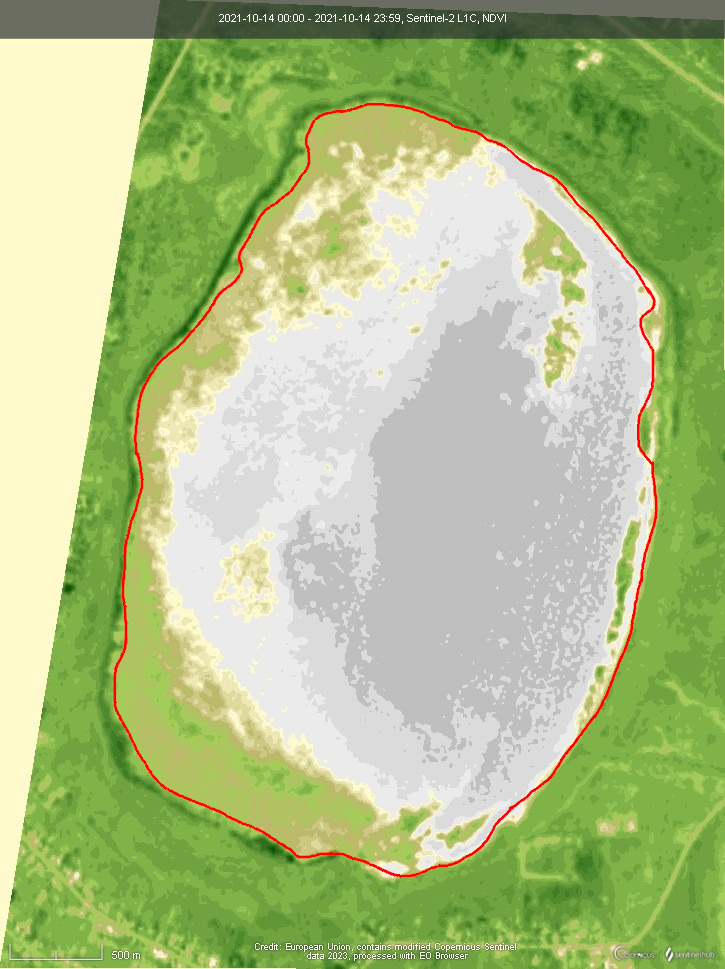
#> input picture images/b.png, 725 x 969 px, found by its file name
$ python core.py
#> lines starting #> are read from the running program, lines starting #| are printed output that depends on the picture; after the words box and inside, x2 and y2 are one past the last pixel; in counts of white or black regions, pixels touching at a corner belong together; long printed decimals are rounded
from collections import Counter
import cv2 as cv
import numpy as np

from .colors import color_ranges


BGR = np.array([191, 191, 191])
upper = BGR + 10
lower = BGR - 10


def read_image(path):
    return cv.imread(path)


def find_mask(image):
    return cv.inRange(image, lower, upper)


def find_contours(image):
    (cnts, hierarchy) = cv.findContours(
        image.copy(), cv.RETR_EXTERNAL, cv.CHAIN_APPROX_SIMPLE)

    print("Found %d black shapes" % (len(cnts)))
    return cnts


def show_contours(contours, image):
    cv.drawContours(image, contours, -1, (0, 0, 255), 2)

    cv.imshow("contours", image)


def get_main_contour(contours):
    sorted_contours = sorted(contours, key=len, reverse=True)
    return sorted_contours[0]


def find_red_contour(image):
    hsv = cv.cvtColor(image, cv.COLOR_BGR2HSV)
    lower_red = np.array([0, 50, 50])
    upper_red = np.array([10, 255, 255])
    contour_mask = cv.inRange(hsv, lower_red, upper_red)
    contours, _ = cv.findContours(
        contour_mask, cv.RETR_TREE, cv.CHAIN_APPROX_NONE)
    return contours


def find_mask_inside_contour(image, contour):
    mask = np.zeros(image.shape[:2], dtype=np.uint8)
    cv.drawContours(mask, [contour[0]], 0, (255), -1)
    return mask


def find_pixel_ranges(image):
    image = read_image(image)
#> in read_image, returned value is the input picture: shape (969, 725, 3); mean B, G, R 134.8, 191.7, 173.1
    contour = find_red_contour(image)
#> in find_red_contour, `hsv = cv.cvtColor(image, cv.COLOR_BGR2HSV)`: hsv: shape (969, 725, 3); mean H, S, V 30.4, 85.5, 194.5
#> in find_red_contour, `contour_mask = cv.inRange(hsv, lower_red, upper_red)`:
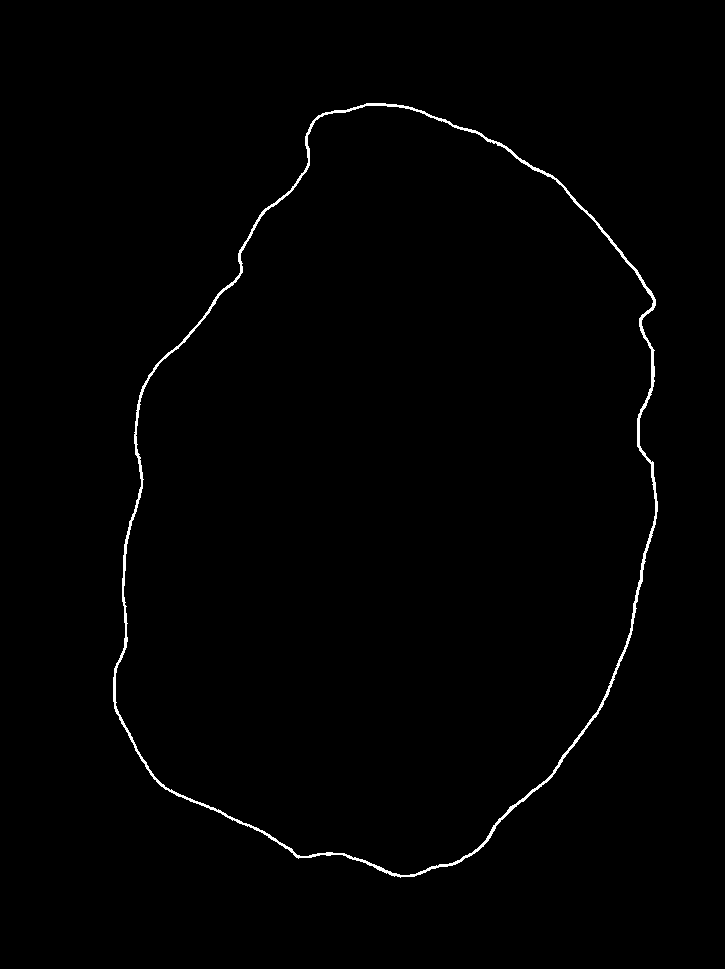
#> contour_mask: shape (969, 725); 0.85% white in thin lines or dots, all inside (x1, y1, x2, y2) = (113, 103, 658, 878)
#> in find_red_contour, `contours, _ = cv.findContours( contour_mask, cv.RETR_TREE, cv.CHAIN_AP..`: contours = 2 contours; box (x1, y1, x2, y2) and area: (113, 103, 658, 878) 316002, (115, 105, 656, 876) 311928
#> contour has the same summary as contours in find_red_contour
    mask = find_mask_inside_contour(image, contour)
#> in find_mask_inside_contour, `cv.drawContours(mask, [contour[0]], 0, (255), -1)`:
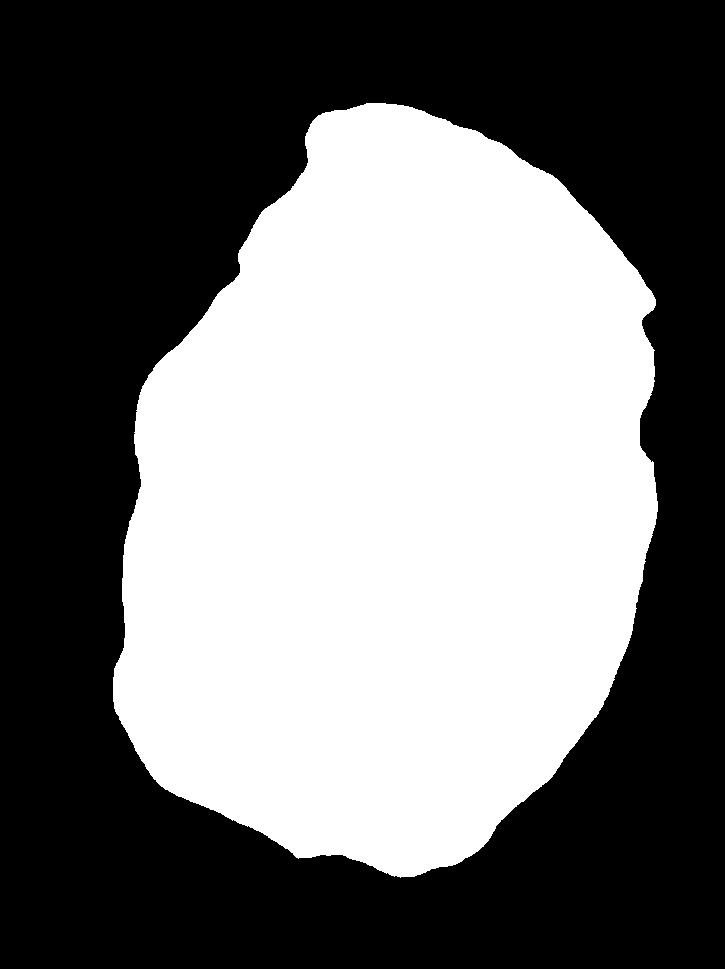
#> mask: shape (969, 725); 45.1% white; 1 white region, box (x1, y1, x2, y2) and area: (113, 103, 658, 878) 316970
    masked_pixels = image[mask == 255]
    arr = np.array(masked_pixels)
    test = np.array([x for x in color_ranges.keys()])
    matches = np.any(np.all(arr[:, np.newaxis, :] == test, axis=2), axis=1)
    matching_indices = np.where(matches)[0]
    colors = arr[matching_indices]
    ranges = [color_ranges[tuple(color)] for color in colors]
#> ranges = 106053 items
    ranges_repeat = Counter(ranges)
#> ranges_repeat = {(-0.1, 0): 19825, (-0.2, -0.1): 27934, (0, 0.025): 34, (-0.5, -0.2): 58225, (0.175, 0.2): 35}
    return ranges_repeat


def boloto_percentage(ranges: dict[tuple, int], lower_bound: float = 0.1) -> float:
    total = sum(ranges.values())
    percents_of_shit = {key: value / total for key, value in ranges.items()}
    res = 0
    for [range, percent] in percents_of_shit.items():
        if range[0] >= lower_bound:
            res += percent
    return res


if __name__ == "__main__":
    aoao = find_pixel_ranges('./images/b.png')
#> aoao has the same summary as ranges_repeat in find_pixel_ranges
    print(boloto_percentage(aoao))
#> in boloto_percentage, `total = sum(ranges.values())`: total = 106053
#> in boloto_percentage, `percents_of_shit = {key: value / total for key, value in ranges.items()}`: percents_of_shit = {(-0.1, 0): 0.187, (-0.2, -0.1): 0.263, (0, 0.025): 0.000321, (-0.5, -0.2): 0.549, (0.175, 0.2): 0.00033}
#> the loop in boloto_percentage, `for [range, percent] in percents_of_shit.items():` made 5 passes
#> (range, percent, res) on pass 5: ((0.175, 0.2), 0.00033, 0.00033)
#> (range, percent) on passes 1 to 4: ((-0.1, 0), 0.187), ((-0.2, -0.1), 0.263), ((0, 0.025), 0.000321), ((-0.5, -0.2), 0.549)
#> after the loop in boloto_percentage, `for [range, percent] in percents_of_shit.items():`: res = 0.00033
#| 0.00033

$ run again, with images/SunukulApril.png copied over images/b.png
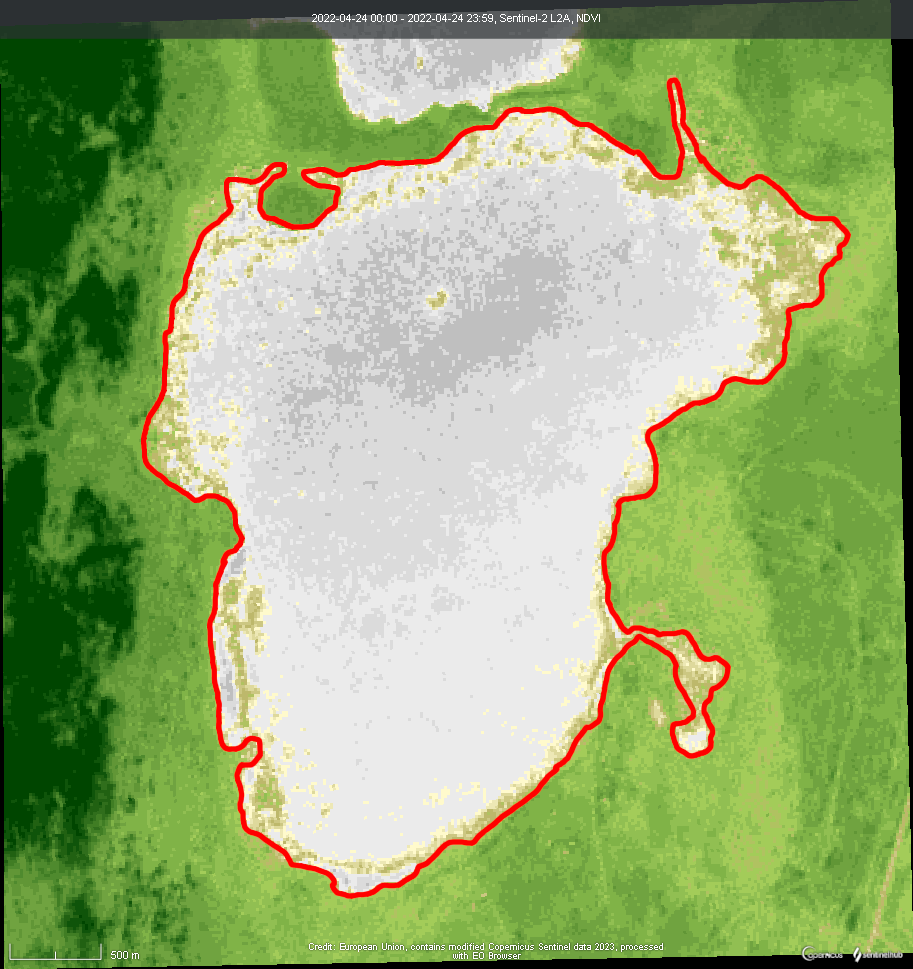
#> input picture images/SunukulApril.png, 913 x 969 px, found by its file name
#> in read_image, returned value is the input picture: shape (969, 913, 3); mean B, G, R 114.4, 171.9, 149
#> hsv: shape (969, 913, 3); mean H, S, V 30.1, 103.4, 177.6
#> in find_red_contour, `contour_mask = cv.inRange(hsv, lower_red, upper_red)`:
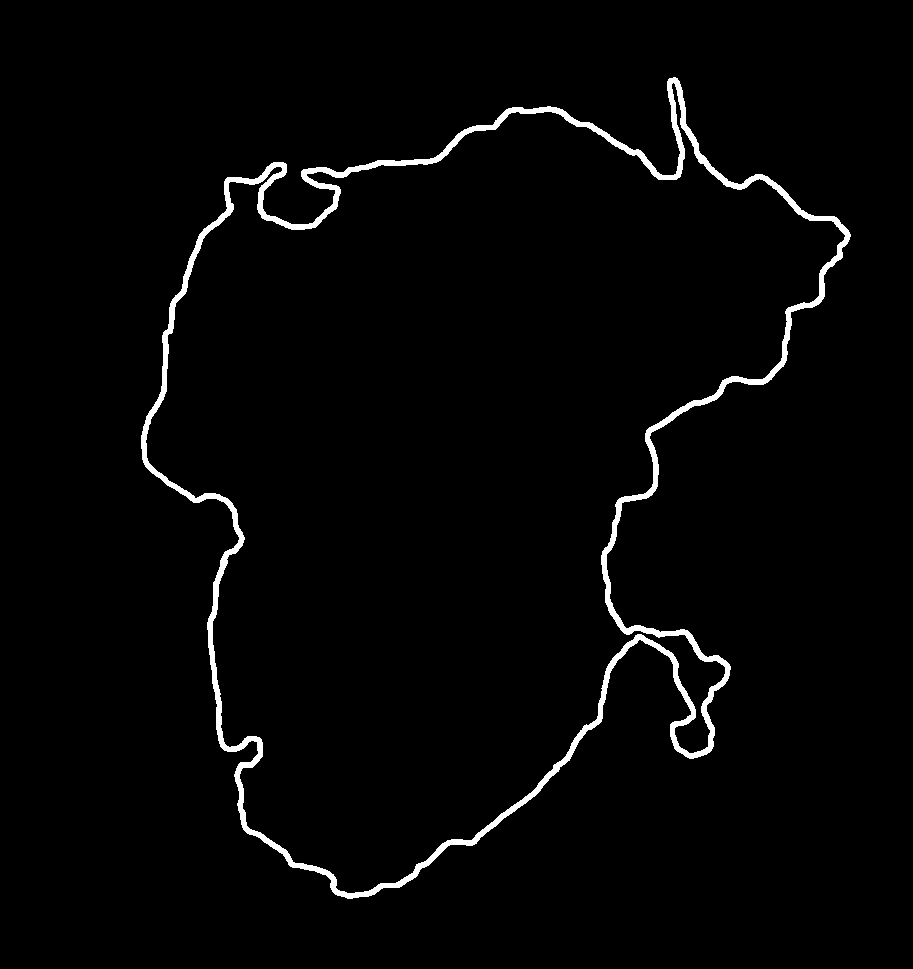
#> contour_mask: shape (969, 913); 2.2% white; 1 white region
#> contours = 2 contours; box (x1, y1, x2, y2) and area: (141, 77, 851, 899) 336695, (145, 82, 846, 894) 320431
#> contour has the same summary as contours in find_red_contour
#> in find_mask_inside_contour, `cv.drawContours(mask, [contour[0]], 0, (255), -1)`:
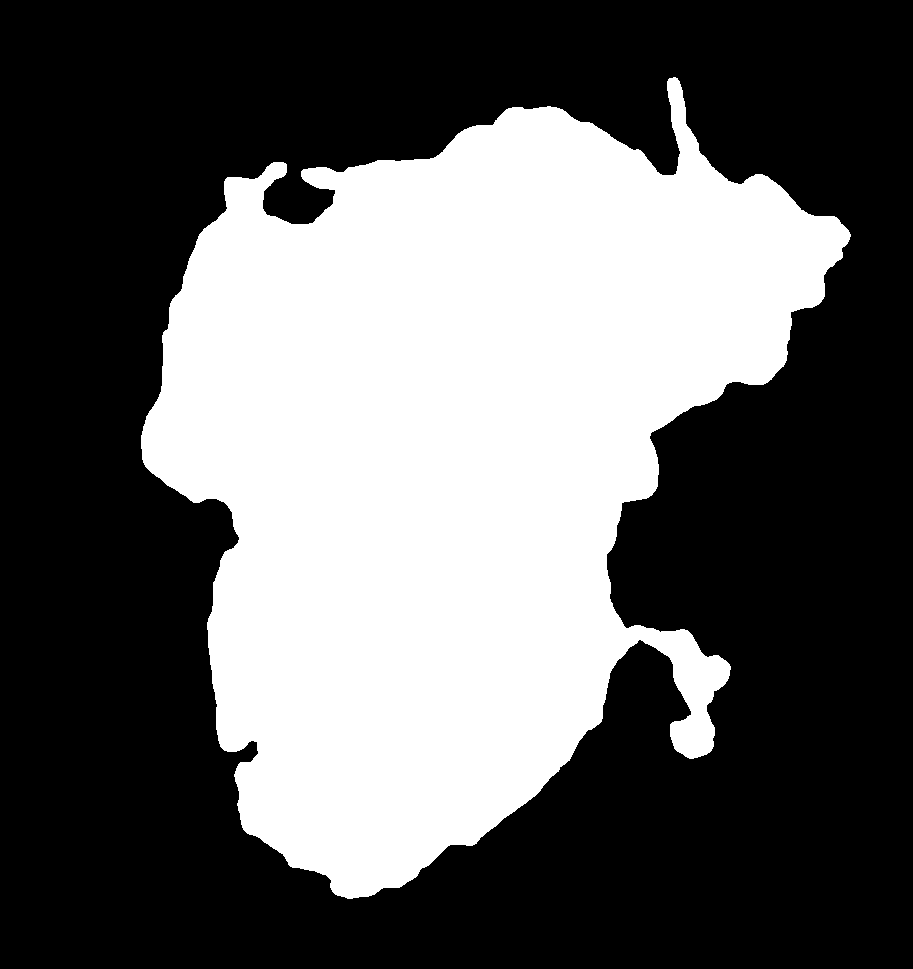
#> mask: shape (969, 913); 38.2% white; 1 white region, box (x1, y1, x2, y2) and area: (141, 77, 851, 899) 338244
#> ranges = 316977 items
#> ranges_repeat = 13 items
#> total = 316977
#> percents_of_shit = 13 items
#> the loop in boloto_percentage, `for [range, percent] in percents_of_shit.items():` made 13 passes
#> (range, percent, res) on passes 1, 2, 9, 10, 12, 13: ((0.125, 0.15), 0.0108, 0.0108), ((0.1, 0.125), 0.0223, 0.0331), ((0.2, 0.25), 0.000312, 0.0334), ((0.15, 0.175), 0.00398, 0.0374), ((0.175, 0.2), 0.00121, 0.0386), ((0.25, 0.3), 3.79e-05, 0.0387)
#> after the loop in boloto_percentage, `for [range, percent] in percents_of_shit.items():`: res = 0.0387
#| 0.03866

$ run again, with images/SunukulJune.png copied over images/b.png
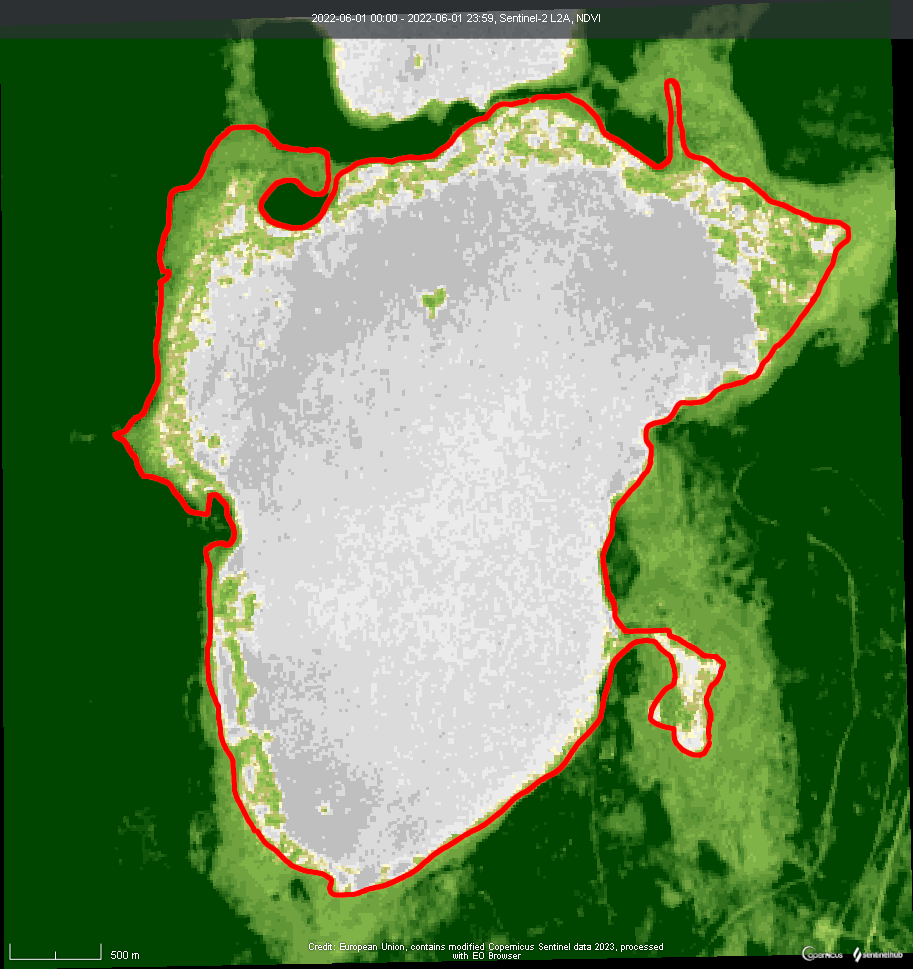
#> input picture images/SunukulJune.png, 913 x 969 px, found by its file name
#> in read_image, returned value is the input picture: shape (969, 913, 3); mean B, G, R 87.4, 134.3, 103.9
#> hsv: shape (969, 913, 3); mean H, S, V 35.3, 136, 140
#> in find_red_contour, `contour_mask = cv.inRange(hsv, lower_red, upper_red)`:
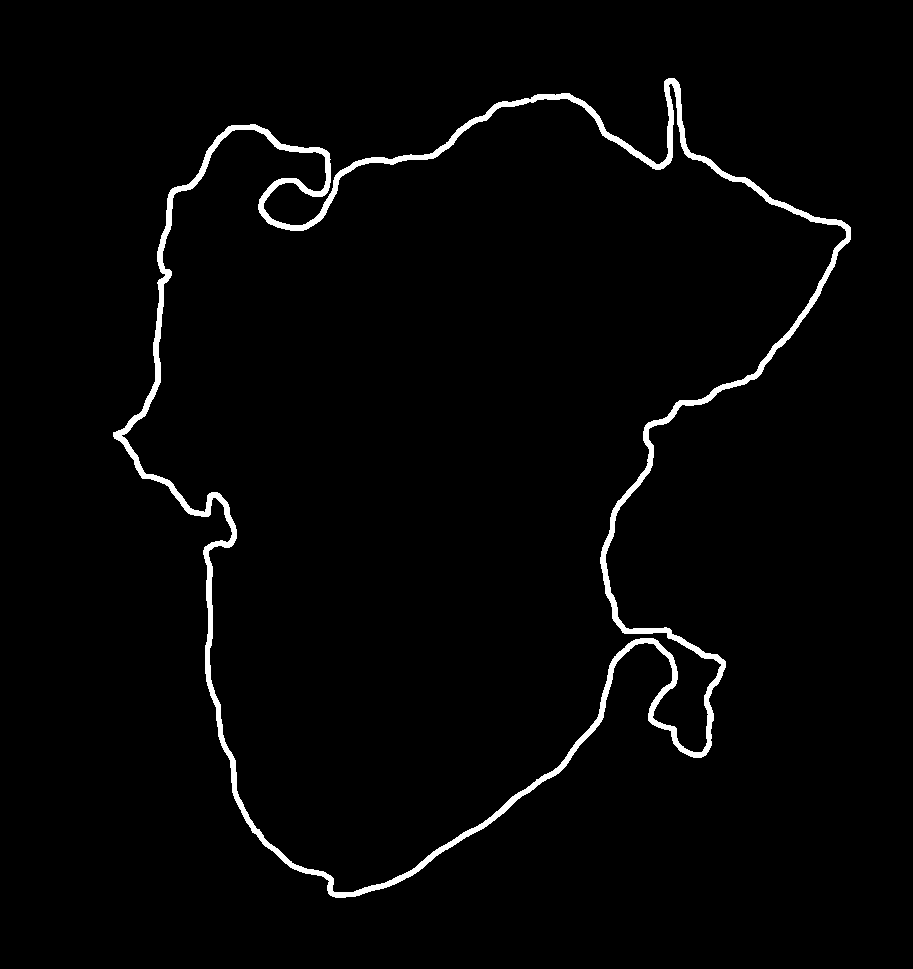
#> contour_mask: shape (969, 913); 2.2% white; 1 white region
#> contours = 2 contours; box (x1, y1, x2, y2) and area: (113, 78, 851, 898) 352794, (121, 83, 847, 893) 336268
#> contour has the same summary as contours in find_red_contour
#> in find_mask_inside_contour, `cv.drawContours(mask, [contour[0]], 0, (255), -1)`:
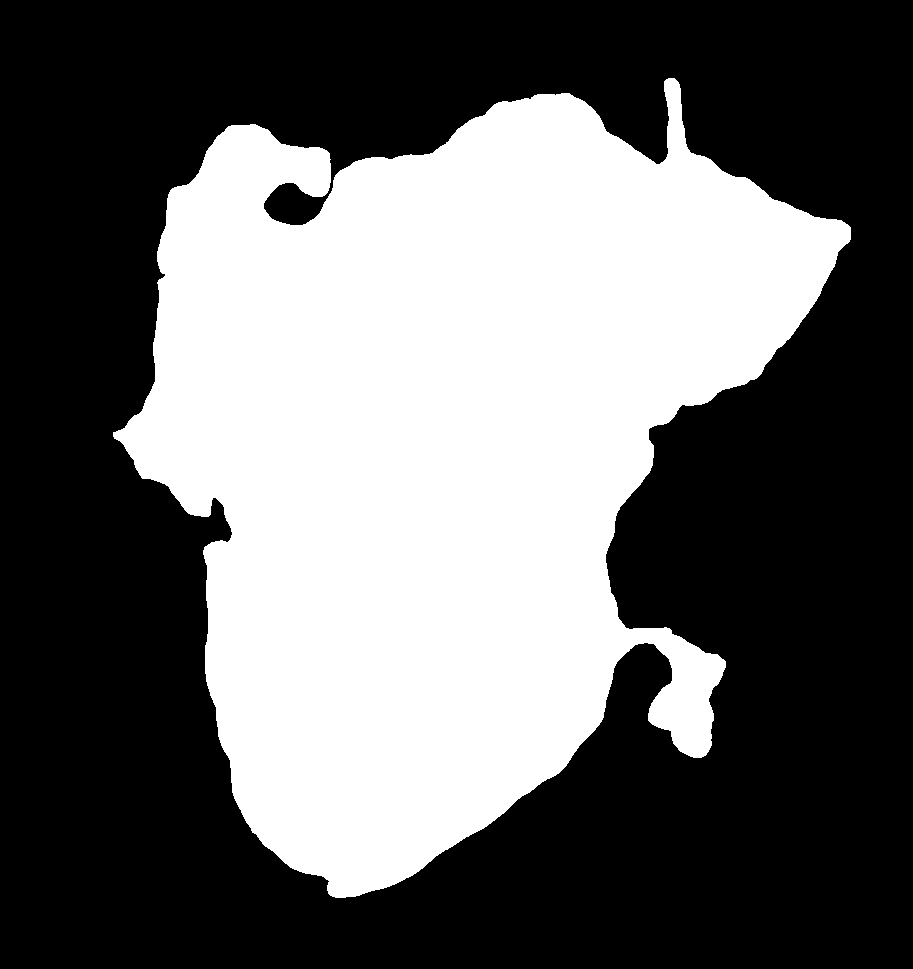
#> mask: shape (969, 913); 40.1% white; 1 white region, box (x1, y1, x2, y2) and area: (113, 78, 851, 898) 354341
#> ranges = 332773 items
#> ranges_repeat = 20 items
#> total = 332773
#> percents_of_shit = 20 items
#> the loop in boloto_percentage, `for [range, percent] in percents_of_shit.items():` made 20 passes
#> (range, percent, res) on passes 1, 2, 3, 4, 5, 7, 8, 9: ((0.175, 0.2), 0.0179, 0.0179), ((0.2, 0.25), 0.0257, 0.0436), ((0.1, 0.125), 0.0165, 0.0601), ((0.15, 0.175), 0.0184, 0.0785), ((0.125, 0.15), 0.0179, 0.0964), ((0.35, 0.4), 0.0037, 0.1), ((0.3, 0.35), 0.0124, 0.113), ((0.25, 0.3), 0.0213, 0.134)
#> after the loop in boloto_percentage, `for [range, percent] in percents_of_shit.items():`: res = 0.136
#| 0.1358
